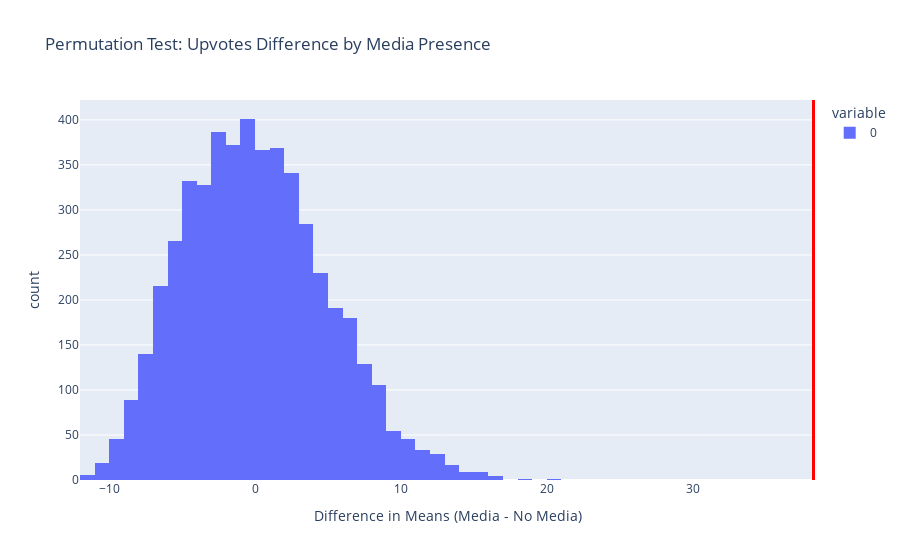

The code cell stored with this chart in its notebook:
### Code cell
fig2 = px.histogram(diffs, nbins=50,
                   title=f'Permutation Test: Upvotes Difference by Media Presence',
                   labels={'value':'Difference in Means (Media - No Media)'})


fig2.add_vline(x=observed_diff, line_width=3, line_color='red')


fig2.show()

### Figure 1 — Plotly figure (JSON) as saved in the notebook; plotly's stock layout.template omitted (floating-point values rounded to 4 significant figures; data arrays with more than 128 entries replaced by an {"elided": "..."} marker saying what was removed)
{"data": [{"alignmentgroup": "True", "bingroup": "x", "hovertemplate": "variable=0<br>Difference in Means (Media - No Media)=%{x}<br>count=%{y}<extra></extra>", "legendgroup": "0", "marker": {"color": "#636efa", "pattern": {"shape": ""}}, "name": "0", "nbinsx": 50, "offsetgroup": "0", "orientation": "v", "showlegend": true, "type": "histogram", "x": {"elided": "5000 float values"}, "xaxis": "x", "yaxis": "y"}], "layout": {"barmode": "relative", "legend": {"title": {"text": "variable"}, "tracegroupgap": 0}, "shapes": [{"line": {"color": "red", "width": 3}, "type": "line", "x0": 38.29, "x1": 38.29, "xref": "x", "y0": 0, "y1": 1, "yref": "y domain"}], "title": {"text": "Permutation Test: Upvotes Difference by Media Presence"}, "xaxis": {"anchor": "y", "domain": [0, 1], "title": {"text": "Difference in Means (Media - No Media)"}}, "yaxis": {"anchor": "x", "domain": [0, 1], "title": {"text": "count"}}}}
